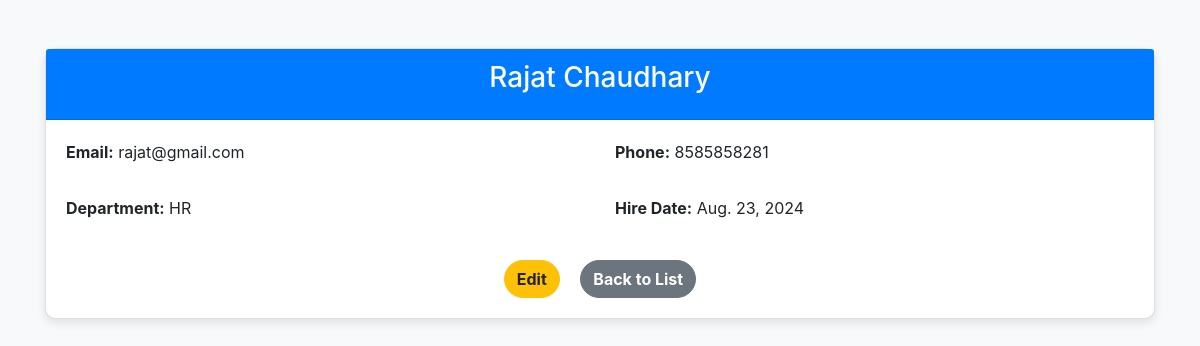
Screenshot of /employee/4/ with the database file from the repository.
### employees/models.py (models this page shows, shortened)
class Employee(models.Model):
    first_name = models.CharField(max_length=100)
    last_name = models.CharField(max_length=100)
    email = models.EmailField()
    phone_number = models.CharField(max_length=15)
    department = models.ForeignKey(Department, on_delete=models.CASCADE)
    hire_date = models.DateField()

class Department(models.Model):
    name = models.CharField(max_length=100)
    def __str__(self):
        return self.name

### employees/views.py (the view)
# urls.py: path('employee/<int:pk>/', views.employee_detail, name='employee_detail'),
def employee_detail(request, pk):
    employee = get_object_or_404(Employee, pk=pk)
    return render(request, 'employees/employee_detail.html', {'employee': employee})

### employees/templates/employees/employee_detail.html (shortened to what this page needs)
{% load static %}
<!DOCTYPE html>
<html lang="en">
<head>
    {% load static %}
    <link rel="stylesheet" href="{% static 'styles.css' %}">
    <link rel="stylesheet" href="https://maxcdn.bootstrapcdn.com/bootstrap/4.5.2/css/bootstrap.min.css">
</head>
<body>
    <div class="container mt-5">
        <div class="card">
            <div class="card-header text-center">
                <h3 class="card-title">{{ employee.first_name }} {{ employee.last_name }}</h3>
            </div>
            <div class="card-body">
                <div class="row mb-3">
                    <div class="col-md-6">
                        <p><strong>Email:</strong> {{ employee.email }}</p>
                    </div>
                    <div class="col-md-6">
                        <p><strong>Phone:</strong> {{ employee.phone_number }}</p>
                    </div>
                </div>
                <div class="row mb-3">
                    <div class="col-md-6">
                        <p><strong>Department:</strong> {{ employee.department }}</p>
                    </div>
                    <div class="col-md-6">
                        <p><strong>Hire Date:</strong> {{ employee.hire_date }}</p>
                    </div>
                </div>
                <div class="text-center mt-4">
                    <a href="{% url 'employee_edit' employee.pk %}" class="btn btn-warning btn-custom mx-2">Edit</a>
                    <a href="{% url 'employee_list' %}" class="btn btn-secondary btn-custom mx-2">Back to List</a>
                </div>
            </div>
        </div>
    </div>
</body>
</html>

### employees/static/styles.css (style rules this page uses)
body { font-family: Arial, sans-serif; margin: 20px; }
a { color: #1a73e8; text-decoration: none; }

### employees/templates/employees/employee_detail.html (style rules this page uses)
body { background-color: #f8f9fa; }
.card { border-radius: 10px; box-shadow: 0 4px 10px rgba(0, 0, 0, 0.1); }
.card-header { background-color: #007bff; color: white; border-top-left-radius: 10px; border-top-right-radius: 10px; }
.btn-custom { border-radius: 25px; font-weight: bold; }

### rows the page displays
Employee: first_name "Rajat", last_name "Chaudhary", email "rajat@gmail.com", phone_number "8585858281", department "HR", hire_date "Aug. 23, 2024"
